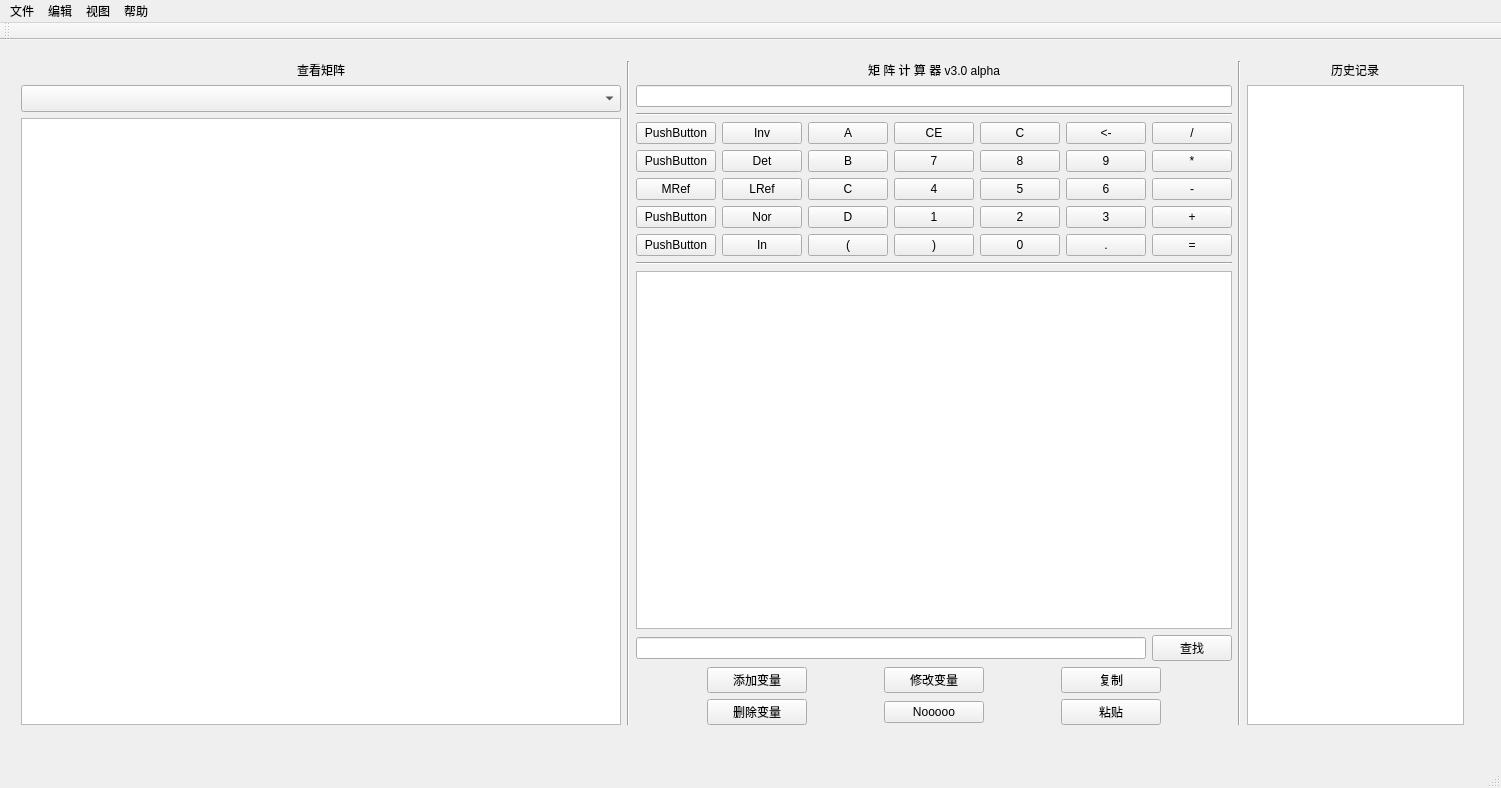
<?xml version="1.0" encoding="UTF-8"?>
<ui version="4.0">
 <class>MainWindow</class>
 <widget class="QMainWindow" name="MainWindow">
  <property name="geometry">
   <rect>
    <x>0</x>
    <y>0</y>
    <width>1501</width>
    <height>788</height>
   </rect>
  </property>
  <property name="windowTitle">
   <string>矩阵计算器</string>
  </property>
  <widget class="QWidget" name="centralWidget">
   <widget class="QWidget" name="horizontalLayoutWidget">
    <property name="geometry">
     <rect>
      <x>10</x>
      <y>10</y>
      <width>1465</width>
      <height>686</height>
     </rect>
    </property>
    <layout class="QHBoxLayout" name="horizontalLayout_3">
     <item>
      <layout class="QVBoxLayout" name="verticalLayout_5">
       <item alignment="Qt::AlignHCenter">
        <widget class="QLabel" name="label_5">
         <property name="styleSheet">
          <string notr="true">font: 18pt &quot;华文楷体&quot;;</string>
         </property>
         <property name="text">
          <string>查看矩阵</string>
         </property>
        </widget>
       </item>
       <item>
        <widget class="QComboBox" name="matrixList">
         <property name="font">
          <font>
           <family>Yu Gothic UI</family>
           <pointsize>12</pointsize>
          </font>
         </property>
        </widget>
       </item>
       <item>
        <widget class="QTableWidget" name="matrixView">
         <property name="minimumSize">
          <size>
           <width>600</width>
           <height>600</height>
          </size>
         </property>
        </widget>
       </item>
      </layout>
     </item>
     <item>
      <widget class="Line" name="line">
       <property name="orientation">
        <enum>Qt::Vertical</enum>
       </property>
      </widget>
     </item>
     <item>
      <layout class="QVBoxLayout" name="verticalLayout_2">
       <item alignment="Qt::AlignHCenter">
        <widget class="QLabel" name="label_4">
         <property name="styleSheet">
          <string notr="true">font: 32pt &quot;华文楷体&quot;;</string>
         </property>
         <property name="text">
          <string>矩 阵 计 算 器 v3.0 alpha</string>
         </property>
        </widget>
       </item>
       <item>
        <layout class="QVBoxLayout" name="verticalLayout_8">
         <item>
          <layout class="QHBoxLayout" name="horizontalLayout_5">
           <item>
            <widget class="QLineEdit" name="InputLine">
             <property name="styleSheet">
              <string notr="true">font: 12pt &quot;Yu Gothic UI&quot;;</string>
             </property>
            </widget>
           </item>
          </layout>
         </item>
         <item>
          <widget class="Line" name="line_4">
           <property name="orientation">
            <enum>Qt::Horizontal</enum>
           </property>
          </widget>
         </item>
         <item>
          <layout class="QGridLayout" name="gridLayout">
           <item row="2" column="1">
            <widget class="QPushButton" name="LRef">
             <property name="styleSheet">
              <string notr="true">font: 25 10pt &quot;Microsoft YaHei UI Light&quot;;</string>
             </property>
             <property name="text">
              <string>LRef</string>
             </property>
            </widget>
           </item>
           <item row="3" column="0">
            <widget class="QPushButton" name="pushButton_12">
             <property name="styleSheet">
              <string notr="true">font: 25 10pt &quot;Microsoft YaHei UI Light&quot;;</string>
             </property>
             <property name="text">
              <string>PushButton</string>
             </property>
            </widget>
           </item>
           <item row="5" column="1">
            <widget class="QPushButton" name="In">
             <property name="styleSheet">
              <string notr="true">font: 25 10pt &quot;Microsoft YaHei UI Light&quot;;</string>
             </property>
             <property name="text">
              <string>In</string>
             </property>
            </widget>
           </item>
           <item row="2" column="0">
            <widget class="QPushButton" name="MRef">
             <property name="styleSheet">
              <string notr="true">font: 25 10pt &quot;Microsoft YaHei UI Light&quot;;</string>
             </property>
             <property name="text">
              <string>MRef</string>
             </property>
            </widget>
           </item>
           <item row="1" column="1">
            <widget class="QPushButton" name="Det">
             <property name="styleSheet">
              <string notr="true">font: 25 10pt &quot;Microsoft YaHei UI Light&quot;;</string>
             </property>
             <property name="text">
              <string>Det</string>
             </property>
            </widget>
           </item>
           <item row="3" column="4">
            <widget class="QPushButton" name="Num_2">
             <property name="styleSheet">
              <string notr="true">font: 25 10pt &quot;Microsoft YaHei UI Light&quot;;</string>
             </property>
             <property name="text">
              <string>2</string>
             </property>
            </widget>
           </item>
           <item row="3" column="1">
            <widget class="QPushButton" name="Nor">
             <property name="styleSheet">
              <string notr="true">font: 25 10pt &quot;Microsoft YaHei UI Light&quot;;</string>
             </property>
             <property name="text">
              <string>Nor</string>
             </property>
            </widget>
           </item>
           <item row="2" column="2">
            <widget class="QPushButton" name="C">
             <property name="styleSheet">
              <string notr="true">font: 25 10pt &quot;Microsoft YaHei UI Light&quot;;</string>
             </property>
             <property name="text">
              <string>C</string>
             </property>
            </widget>
           </item>
           <item row="0" column="3">
            <widget class="QPushButton" name="pushButton_34">
             <property name="styleSheet">
              <string notr="true">font: 25 10pt &quot;Microsoft YaHei UI Light&quot;;</string>
             </property>
             <property name="text">
              <string>CE</string>
             </property>
            </widget>
           </item>
           <item row="0" column="5">
            <widget class="QPushButton" name="BackSpace">
             <property name="styleSheet">
              <string notr="true">font: 25 10pt &quot;Microsoft YaHei UI Light&quot;;</string>
             </property>
             <property name="text">
              <string>&lt;-</string>
             </property>
             <property name="shortcut">
              <string>Backspace</string>
             </property>
            </widget>
           </item>
           <item row="0" column="4">
            <widget class="QPushButton" name="Clear">
             <property name="styleSheet">
              <string notr="true">font: 25 10pt &quot;Microsoft YaHei UI Light&quot;;</string>
             </property>
             <property name="text">
              <string>C</string>
             </property>
            </widget>
           </item>
           <item row="0" column="6">
            <widget class="QPushButton" name="Divide">
             <property name="styleSheet">
              <string notr="true">font: 25 10pt &quot;Microsoft YaHei UI Light&quot;;</string>
             </property>
             <property name="text">
              <string>/</string>
             </property>
             <property name="shortcut">
              <string>/</string>
             </property>
            </widget>
           </item>
           <item row="0" column="0">
            <widget class="QPushButton" name="pushButton_32">
             <property name="styleSheet">
              <string notr="true">font: 25 10pt &quot;Microsoft YaHei UI Light&quot;;</string>
             </property>
             <property name="text">
              <string>PushButton</string>
             </property>
            </widget>
           </item>
           <item row="5" column="2">
            <widget class="QPushButton" name="left_bracket">
             <property name="styleSheet">
              <string notr="true">font: 25 10pt &quot;Microsoft YaHei UI Light&quot;;</string>
             </property>
             <property name="text">
              <string>(</string>
             </property>
            </widget>
           </item>
           <item row="0" column="1">
            <widget class="QPushButton" name="Inv">
             <property name="styleSheet">
              <string notr="true">font: 25 10pt &quot;Microsoft YaHei UI Light&quot;;</string>
             </property>
             <property name="text">
              <string>Inv</string>
             </property>
            </widget>
           </item>
           <item row="1" column="6">
            <widget class="QPushButton" name="Multiply">
             <property name="styleSheet">
              <string notr="true">font: 25 10pt &quot;Microsoft YaHei UI Light&quot;;</string>
             </property>
             <property name="text">
              <string>*</string>
             </property>
             <property name="shortcut">
              <string>*</string>
             </property>
            </widget>
           </item>
           <item row="1" column="5">
            <widget class="QPushButton" name="Num_9">
             <property name="styleSheet">
              <string notr="true">font: 25 10pt &quot;Microsoft YaHei UI Light&quot;;</string>
             </property>
             <property name="text">
              <string>9</string>
             </property>
            </widget>
           </item>
           <item row="0" column="2">
            <widget class="QPushButton" name="A">
             <property name="styleSheet">
              <string notr="true">font: 25 10pt &quot;Microsoft YaHei UI Light&quot;;</string>
             </property>
             <property name="text">
              <string>A</string>
             </property>
            </widget>
           </item>
           <item row="2" column="6">
            <widget class="QPushButton" name="Subtract">
             <property name="styleSheet">
              <string notr="true">font: 25 10pt &quot;Microsoft YaHei UI Light&quot;;</string>
             </property>
             <property name="text">
              <string>-</string>
             </property>
            </widget>
           </item>
           <item row="5" column="0">
            <widget class="QPushButton" name="pushButton_13">
             <property name="styleSheet">
              <string notr="true">font: 25 10pt &quot;Microsoft YaHei UI Light&quot;;</string>
             </property>
             <property name="text">
              <string>PushButton</string>
             </property>
            </widget>
           </item>
           <item row="1" column="0">
            <widget class="QPushButton" name="pushButton_3">
             <property name="styleSheet">
              <string notr="true">font: 25 10pt &quot;Microsoft YaHei UI Light&quot;;</string>
             </property>
             <property name="text">
              <string>PushButton</string>
             </property>
            </widget>
           </item>
           <item row="5" column="6">
            <widget class="QPushButton" name="Equal">
             <property name="styleSheet">
              <string notr="true">font: 25 10pt &quot;Microsoft YaHei UI Light&quot;;</string>
             </property>
             <property name="text">
              <string>=</string>
             </property>
             <property name="shortcut">
              <string>Return</string>
             </property>
            </widget>
           </item>
           <item row="5" column="4">
            <widget class="QPushButton" name="Num_0">
             <property name="styleSheet">
              <string notr="true">font: 25 10pt &quot;Microsoft YaHei UI Light&quot;;</string>
             </property>
             <property name="text">
              <string>0</string>
             </property>
            </widget>
           </item>
           <item row="3" column="6">
            <widget class="QPushButton" name="Plus">
             <property name="styleSheet">
              <string notr="true">font: 25 10pt &quot;Microsoft YaHei UI Light&quot;;</string>
             </property>
             <property name="text">
              <string>+</string>
             </property>
            </widget>
           </item>
           <item row="2" column="5">
            <widget class="QPushButton" name="Num_6">
             <property name="styleSheet">
              <string notr="true">font: 25 10pt &quot;Microsoft YaHei UI Light&quot;;</string>
             </property>
             <property name="text">
              <string>6</string>
             </property>
            </widget>
           </item>
           <item row="1" column="3">
            <widget class="QPushButton" name="Num_7">
             <property name="styleSheet">
              <string notr="true">font: 25 10pt &quot;Microsoft YaHei UI Light&quot;;</string>
             </property>
             <property name="text">
              <string>7</string>
             </property>
            </widget>
           </item>
           <item row="1" column="4">
            <widget class="QPushButton" name="Num_8">
             <property name="styleSheet">
              <string notr="true">font: 25 10pt &quot;Microsoft YaHei UI Light&quot;;</string>
             </property>
             <property name="text">
              <string>8</string>
             </property>
            </widget>
           </item>
           <item row="3" column="3">
            <widget class="QPushButton" name="Num_1">
             <property name="styleSheet">
              <string notr="true">font: 25 10pt &quot;Microsoft YaHei UI Light&quot;;</string>
             </property>
             <property name="text">
              <string>1</string>
             </property>
            </widget>
           </item>
           <item row="3" column="5">
            <widget class="QPushButton" name="Num_3">
             <property name="styleSheet">
              <string notr="true">font: 25 10pt &quot;Microsoft YaHei UI Light&quot;;</string>
             </property>
             <property name="text">
              <string>3</string>
             </property>
            </widget>
           </item>
           <item row="2" column="3">
            <widget class="QPushButton" name="Num_4">
             <property name="styleSheet">
              <string notr="true">font: 25 10pt &quot;Microsoft YaHei UI Light&quot;;</string>
             </property>
             <property name="text">
              <string>4</string>
             </property>
            </widget>
           </item>
           <item row="2" column="4">
            <widget class="QPushButton" name="Num_5">
             <property name="autoFillBackground">
              <bool>false</bool>
             </property>
             <property name="styleSheet">
              <string notr="true">font: 25 10pt &quot;Microsoft YaHei UI Light&quot;;</string>
             </property>
             <property name="text">
              <string>5</string>
             </property>
            </widget>
           </item>
           <item row="5" column="3">
            <widget class="QPushButton" name="right_bracket">
             <property name="styleSheet">
              <string notr="true">font: 25 10pt &quot;Microsoft YaHei UI Light&quot;;</string>
             </property>
             <property name="text">
              <string>)</string>
             </property>
            </widget>
           </item>
           <item row="3" column="2">
            <widget class="QPushButton" name="D">
             <property name="styleSheet">
              <string notr="true">font: 25 10pt &quot;Microsoft YaHei UI Light&quot;;</string>
             </property>
             <property name="text">
              <string>D</string>
             </property>
            </widget>
           </item>
           <item row="1" column="2">
            <widget class="QPushButton" name="B">
             <property name="styleSheet">
              <string notr="true">font: 25 10pt &quot;Microsoft YaHei UI Light&quot;;</string>
             </property>
             <property name="text">
              <string>B</string>
             </property>
            </widget>
           </item>
           <item row="5" column="5">
            <widget class="QPushButton" name="Num_Point">
             <property name="text">
              <string>.</string>
             </property>
            </widget>
           </item>
          </layout>
         </item>
        </layout>
       </item>
       <item>
        <widget class="Line" name="line_3">
         <property name="orientation">
          <enum>Qt::Horizontal</enum>
         </property>
        </widget>
       </item>
       <item>
        <layout class="QHBoxLayout" name="horizontalLayout_4">
         <item>
          <layout class="QVBoxLayout" name="verticalLayout_3">
           <item>
            <layout class="QVBoxLayout" name="verticalLayout_4">
             <item>
              <widget class="QTreeView" name="varList"/>
             </item>
             <item>
              <layout class="QHBoxLayout" name="horizontalLayout_6">
               <item>
                <widget class="QLineEdit" name="findName"/>
               </item>
               <item>
                <widget class="QPushButton" name="find">
                 <property name="styleSheet">
                  <string notr="true">font: 12pt &quot;华文楷体&quot;;</string>
                 </property>
                 <property name="text">
                  <string>查找</string>
                 </property>
                </widget>
               </item>
              </layout>
             </item>
             <item>
              <layout class="QVBoxLayout" name="verticalLayout">
               <item>
                <layout class="QGridLayout" name="gridLayout_3">
                 <item row="0" column="0">
                  <widget class="QPushButton" name="addVariable">
                   <property name="maximumSize">
                    <size>
                     <width>100</width>
                     <height>16777215</height>
                    </size>
                   </property>
                   <property name="styleSheet">
                    <string notr="true">font: 12pt &quot;华文楷体&quot;;</string>
                   </property>
                   <property name="text">
                    <string>添加变量</string>
                   </property>
                  </widget>
                 </item>
                 <item row="1" column="0">
                  <widget class="QPushButton" name="deleteVariable">
                   <property name="styleSheet">
                    <string notr="true">font: 12pt &quot;华文楷体&quot;;</string>
                   </property>
                   <property name="text">
                    <string>删除变量</string>
                   </property>
                  </widget>
                 </item>
                 <item row="0" column="1">
                  <widget class="QPushButton" name="editVariable">
                   <property name="maximumSize">
                    <size>
                     <width>100</width>
                     <height>16777215</height>
                    </size>
                   </property>
                   <property name="styleSheet">
                    <string notr="true">font: 12pt &quot;华文楷体&quot;;</string>
                   </property>
                   <property name="text">
                    <string>修改变量</string>
                   </property>
                  </widget>
                 </item>
                 <item row="1" column="1">
                  <widget class="QPushButton" name="pushButton_25">
                   <property name="styleSheet">
                    <string notr="true">font: 12pt &quot;华文楷体&quot;;</string>
                   </property>
                   <property name="text">
                    <string>Nooooo</string>
                   </property>
                  </widget>
                 </item>
                 <item row="0" column="2">
                  <widget class="QPushButton" name="copy">
                   <property name="maximumSize">
                    <size>
                     <width>100</width>
                     <height>16777215</height>
                    </size>
                   </property>
                   <property name="styleSheet">
                    <string notr="true">font: 12pt &quot;华文楷体&quot;;</string>
                   </property>
                   <property name="text">
                    <string>复制</string>
                   </property>
                  </widget>
                 </item>
                 <item row="1" column="2">
                  <widget class="QPushButton" name="paste">
                   <property name="maximumSize">
                    <size>
                     <width>100</width>
                     <height>16777215</height>
                    </size>
                   </property>
                   <property name="styleSheet">
                    <string notr="true">font: 12pt &quot;华文楷体&quot;;</string>
                   </property>
                   <property name="text">
                    <string>粘贴</string>
                   </property>
                  </widget>
                 </item>
                </layout>
               </item>
              </layout>
             </item>
            </layout>
           </item>
          </layout>
         </item>
         <item>
          <layout class="QHBoxLayout" name="horizontalLayout"/>
         </item>
        </layout>
       </item>
      </layout>
     </item>
     <item>
      <widget class="Line" name="line_5">
       <property name="orientation">
        <enum>Qt::Vertical</enum>
       </property>
      </widget>
     </item>
     <item>
      <layout class="QVBoxLayout" name="verticalLayout_10">
       <item alignment="Qt::AlignHCenter">
        <widget class="QLabel" name="label_3">
         <property name="styleSheet">
          <string notr="true">font: 18pt &quot;华文楷体&quot;;</string>
         </property>
         <property name="text">
          <string>历史记录</string>
         </property>
        </widget>
       </item>
       <item>
        <widget class="QListView" name="History">
         <property name="modelColumn">
          <number>0</number>
         </property>
        </widget>
       </item>
      </layout>
     </item>
    </layout>
   </widget>
  </widget>
  <widget class="QMenuBar" name="menuBar">
   <property name="geometry">
    <rect>
     <x>0</x>
     <y>0</y>
     <width>1501</width>
     <height>26</height>
    </rect>
   </property>
   <widget class="QMenu" name="menu">
    <property name="title">
     <string>文件</string>
    </property>
    <addaction name="readFile"/>
    <addaction name="saveFile"/>
    <addaction name="saveAsFile"/>
   </widget>
   <widget class="QMenu" name="menu_2">
    <property name="title">
     <string>编辑</string>
    </property>
   </widget>
   <widget class="QMenu" name="menu_3">
    <property name="title">
     <string>视图</string>
    </property>
   </widget>
   <widget class="QMenu" name="menu_4">
    <property name="title">
     <string>帮助</string>
    </property>
   </widget>
   <addaction name="menu"/>
   <addaction name="menu_2"/>
   <addaction name="menu_3"/>
   <addaction name="menu_4"/>
  </widget>
  <widget class="QToolBar" name="mainToolBar">
   <attribute name="toolBarArea">
    <enum>TopToolBarArea</enum>
   </attribute>
   <attribute name="toolBarBreak">
    <bool>false</bool>
   </attribute>
  </widget>
  <widget class="QStatusBar" name="statusBar"/>
  <action name="readFile">
   <property name="text">
    <string>打开文件</string>
   </property>
  </action>
  <action name="saveFile">
   <property name="text">
    <string>保存</string>
   </property>
  </action>
  <action name="action">
   <property name="text">
    <string>另存为</string>
   </property>
  </action>
  <action name="saveAsFile">
   <property name="text">
    <string>另存为</string>
   </property>
  </action>
 </widget>
 <layoutdefault spacing="6" margin="11"/>
 <resources/>
 <connections/>
</ui>
